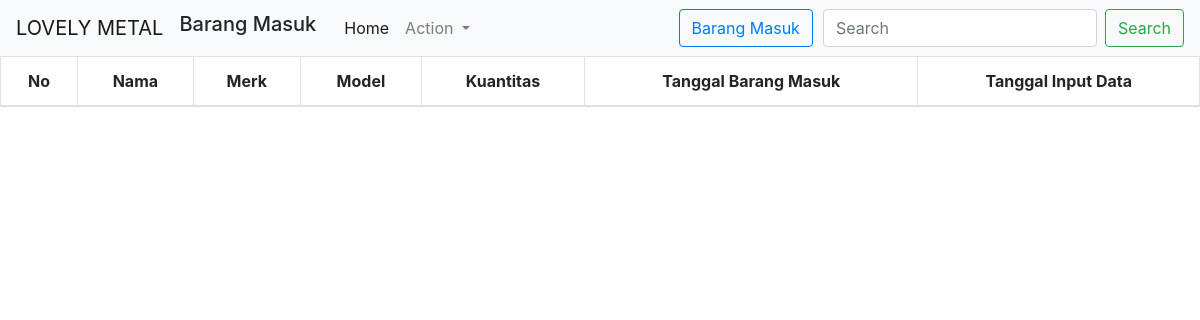
Page /masuk.php on the earlier database version.
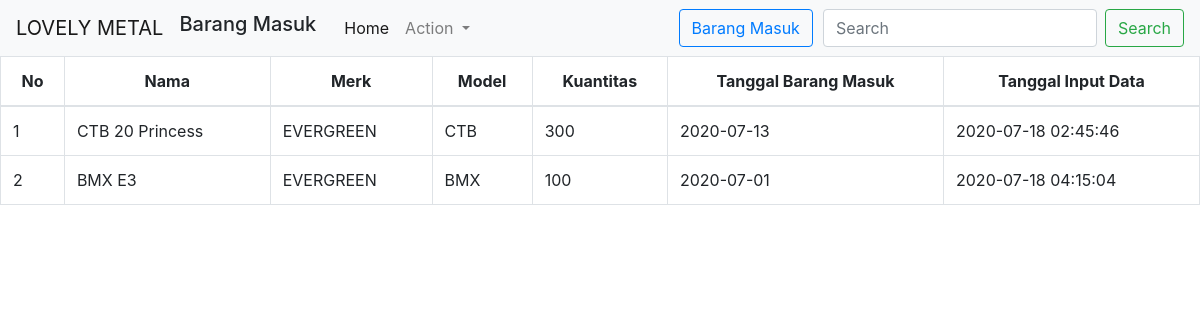
Same page on the later database version.
### tables this page shows
CREATE TABLE `masuk` (
  `id` int(11) NOT NULL,
  `nama` varchar(40) NOT NULL,
  `merk` varchar(20) NOT NULL,
  `model` varchar(20) NOT NULL,
  `qty` int(11) NOT NULL,
  `tgl` date NOT NULL,
  `time` timestamp NOT NULL DEFAULT current_timestamp() ON UPDATE current_timestamp()
);

### masuk.php (the view, shortened to what this page needs)
<!doctype html>
<html lang="en">
  <head>
    <link rel="stylesheet" href="https://stackpath.bootstrapcdn.com/bootstrap/4.1.3/css/bootstrap.min.css">
  </head>
  <body>
      <nav class="navbar navbar-expand-sm navbar-light bg-light">
        <a class="navbar-brand" href="#">LOVELY METAL</a>
        <h5 style="margin-right: 20px;"> Barang Masuk </h5>
        <div class="collapse navbar-collapse" id="navbarSupportedContent">
          <ul class="navbar-nav mr-auto">
            <li class="nav-item active">
              <a class="nav-link" href="index.php">Home <span class="sr-only">(current)</span></a>
            </li>
            <li class="nav-item dropdown">
              <a class="nav-link dropdown-toggle" href="#" id="navbarDropdown" role="button" data-toggle="dropdown" aria-haspopup="true" aria-expanded="false">
                Action
              </a>
            </li>
          </ul>
              <button style="margin-right: 10px;" type="button" class="btn btn-outline-primary" data-toggle="modal" data-target="#exampleModalCenter">
                Barang Masuk
              </button>
          <form class="form-inline my-2 my-lg-0">
            <input class="form-control mr-sm-2" type="search" placeholder="Search" aria-label="Search">
            <button class="btn btn-outline-success my-2 my-sm-0" type="submit">Search</button>
          </form>
        </div>
      </nav>
    <table class="table table-bordered">
  <thead style="text-align: center;">
    <tr>
      <th scope="col">No</th>
      <th scope="col">Nama</th>
      <th scope="col">Merk</th>
      <th scope="col">Model</th>
      <th scope="col">Kuantitas</th>
      <th scope="col">Tanggal Barang Masuk</th>
      <th scope="col">Tanggal Input Data</th>
    </tr>
  </thead>
  <tbody>
    <tr>
        <?php
        include 'koneksi.php';
        $sepeda = mysqli_query($koneksi, "SELECT * FROM masuk");
        $nomor = 1;
        while($data = mysqli_fetch_array($sepeda)){
        ?>
        <tr>
          <td><?php echo $nomor++; ?></td>
          <td><?php echo $data['nama']; ?></td>
          <td><?php echo $data['merk']; ?></td>
          <td><?php echo $data['model']; ?></td>
          <td><?php echo $data['qty']; ?></td>
          <td><?php echo $data['tgl']; ?></td>
          <td><?php echo $data['time']; ?></td>
        </tr>
        <?php } ?>
    </tr>
  </tbody>
</table>
  </body>
</html>

Differences in the rows shown:
added masuk: nama "CTB 20 Princess", merk "EVERGREEN", model "CTB", qty "300", tgl "2020-07-13", time "2020-07-18 02:45:46"
added masuk: nama "BMX E3", merk "EVERGREEN", model "BMX", qty "100", tgl "2020-07-01", time "2020-07-18 04:15:04"
